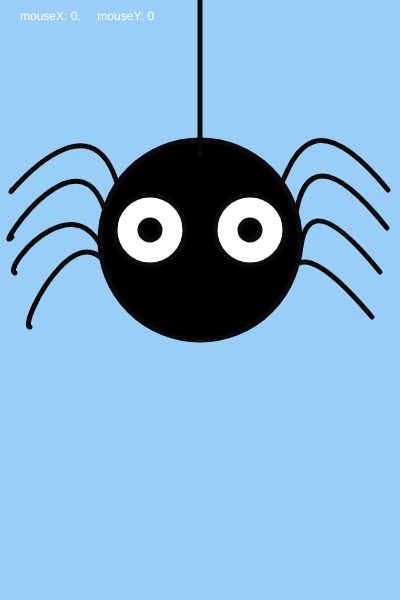
Frame 1 (no input)
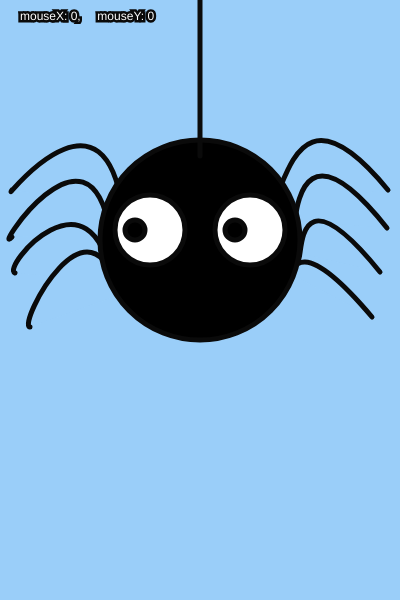
Frame 60 (no input)
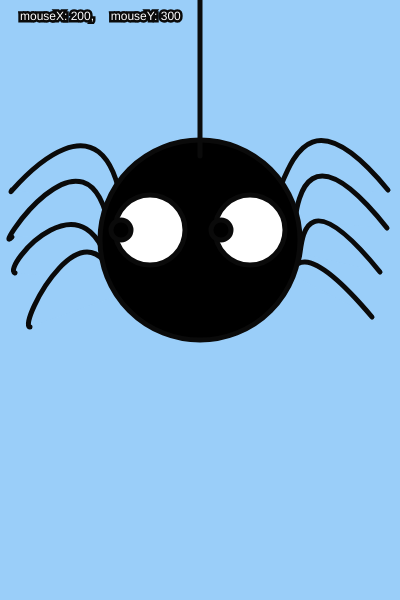
Frame 120 (the mouse pressed at the canvas centre since frame 60)

The p5.js sketch that drew these frames (run headless with seeded random() and noise() and a simulated clock; from frame 60 on, the mouse is pressed at the canvas centre):

// p5.js sketch
// ── sketch.js
let xMax = 400;
let yMax = 600;

let xRocket = xMax/2;
let yRocket = yMax*0.4

let xEye = xMax/2;
let yEye = yMax*0.4

function setup() {
  createCanvas(xMax, yMax);
}

function draw() {
  background("#9acef9ff");
  //mostrare un testo bianco che mostra le coordinate del mouse sul foglio da disegno
  fill(255); //bianco
  //string, x, y
  text("mouseX: " + mouseX + ", \
    mouseY: " + mouseY,20,20);

push()

//zampe ragno sx
fill("#9acef9ff");
stroke(10);
strokeWeight(5)
curve(200, 100, 12, 190, 122, 206, 137, 1000);

//zampe ragno sx
fill("#9acef9ff");
stroke(10);
strokeWeight(5)
curve(240, 100, 12, 237, 110, 232, 137, 1000);

//zampe ragno sx
fill("#9acef9ff");
stroke(10);
strokeWeight(5)
curve(200, 310, 15, 273, 112, 282, 137, 1000);

//zampe ragno sx
fill("#9acef9ff");
stroke(10);
strokeWeight(5)
curve(200, 300, 30, 327, 119, 295, 200, 1000);

//zampe ragno dx
fill("#9acef9ff");
stroke(10);
strokeWeight(5)
curve(220, 10, 259, 206, 388, 190, 910, 1000);

//zampe ragno dx
fill("#9acef9ff");
stroke(10);
strokeWeight(5)
curve(350, 10, 292, 221, 387, 228, 910, 1000);

//zampe ragno dx
fill("#9acef9ff");
stroke(10);
strokeWeight(5)
curve(290, 10, 294, 252, 380, 272, 900, 1000);

//zampe ragno dx
fill("#9acef9ff");
stroke(10);
strokeWeight(5)
curve(290, 10, 283, 270, 372, 317, 900, 1000);


push()

//cerchio nero corpo
fill(0, 0, 0);
ellipse(xRocket, yRocket, 200, 200);

//cerchio occhio sx
fill(255);
ellipse(xRocket-50, yRocket-10, 70, 70);

//cerchio occhio dx
fill(255);
ellipse(xRocket+50, yRocket-10, 70, 70);

//cerchio occhio nero sx
fill(0);
ellipse(xEye-50, yEye-10, 20, 20);

//cerchio occhio nero dx
fill(0);
ellipse(xEye+50, yEye-10, 20, 20);

//filo ragno
fill(0);
line(200, 0, 200, 156)

pop()

// xRocket = (xRocket + 1) % xMax;
xEye = (xEye + 1);
// quando la y sarà oltre una certa soglia, allora si resetta la yRocket
let soglia = (xMax - 167);
if (xEye >  soglia){
  xEye = 160
}

  }
